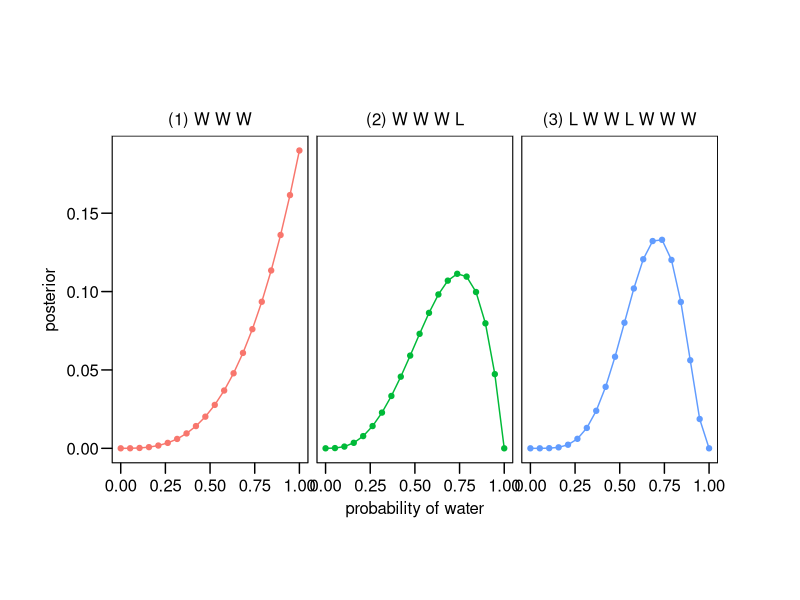
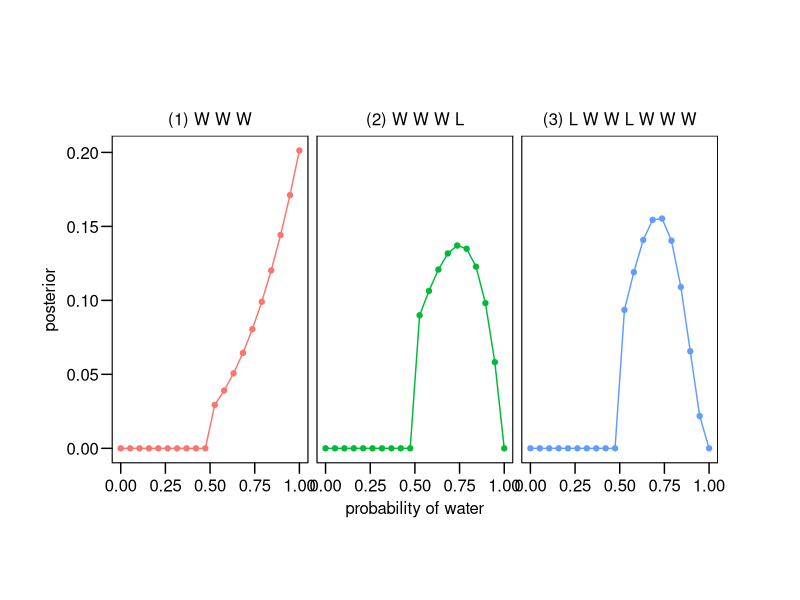

R code for these plots, in order:
## ---- chunk 1
library(tidyverse)
library(ggthemes)
library(here)
## ---- chunk 2
n_of_points <- 20

data <- tibble(p_grid = seq(0, 1, length.out = n_of_points),
               prior = 0.5,
               likelihood = dbinom(3, 3, 
                                   prob = p_grid),
               part = "(1) W W W") %>%
  bind_rows(tibble(p_grid = seq(0, 1, length.out = n_of_points),
                   prior = 0.5,
                   likelihood = dbinom(3, 4, 
                                       prob = p_grid),
                   part = "(2) W W W L")) %>%
  bind_rows(tibble(p_grid = seq(0, 1, length.out = n_of_points),
                   prior = 0.5,
                   likelihood = dbinom(5, 7, 
                                       prob = p_grid),
                   part = "(3) L W W L W W W"))

data <- data %>%
  rename(`probability of water` = p_grid) %>%
  mutate(unstd_posterior = likelihood * prior) %>%
  group_by(part) %>%
  mutate(posterior = unstd_posterior / sum(unstd_posterior)) %>%
  ungroup()

ggplot(data, aes(x = `probability of water`, y = posterior, color = part)) +
  geom_point(show.legend = F) +
  geom_line(show.legend = F) +
  facet_wrap(. ~ part) +
  theme_par()
## ---- chunk 3
n_of_points <- 20

data <- tibble(p_grid = seq(0, 1, length.out = n_of_points),
               prior = if_else(p_grid < 0.5, 0, 1),
               likelihood = dbinom(3, 3, 
                                   prob = p_grid),
               part = "(1) W W W") %>%
  bind_rows(tibble(p_grid = seq(0, 1, length.out = n_of_points),
                   prior = if_else(p_grid < 0.5, 0, 1),
                   likelihood = dbinom(3, 4, 
                                       prob = p_grid),
                   part = "(2) W W W L")) %>%
  bind_rows(tibble(p_grid = seq(0, 1, length.out = n_of_points),
                   prior = if_else(p_grid < 0.5, 0, 1),
                   likelihood = dbinom(5, 7, 
                                       prob = p_grid),
                   part = "(3) L W W L W W W"))

data <- data %>%
  rename(`probability of water` = p_grid) %>%
  mutate(unstd_posterior = likelihood * prior) %>%
  group_by(part) %>%
  mutate(posterior = unstd_posterior / sum(unstd_posterior)) %>%
  ungroup()

ggplot(data, aes(x = `probability of water`, y = posterior, color = part)) +
  geom_point(show.legend = F) +
  geom_line(show.legend = F) +
  facet_wrap(. ~ part) +
  theme_par()
## ---- chunk 4
cards <- tibble(card = c("BB", "BW", "WW"),
                ways = c(2, 1, 0),
                prob = round(ways / sum(ways), 3))

knitr::kable(cards)
## ---- chunk 5
cards <- tibble(card = c("BB", "BW", "WW", "BB"),
                ways = c(2, 1, 0, 2),
                prob = round(ways / sum(ways), 3)) %>%
  group_by(card) %>%
  summarize(ways = sum(ways),
            prob = sum(prob))

knitr::kable(cards)
## ---- chunk 6
cards <- tibble(card = c("BB", "BW", "WW"),
                ways = c(2, 1, 0),
                weight = c(1, 2, 3),
                updated_ways = ways * weight,
                prob = round(updated_ways / sum(updated_ways), 3))

knitr::kable(cards)
## ---- chunk 7
cards <- tibble(card = c("BB", "BW", "WW"),
                ways_black = c(2, 1, 0),
                ways_white = c(3, 2, 0),
                updated_ways = ways_black * ways_white,
                prob = round(updated_ways / sum(updated_ways), 3))

knitr::kable(cards)
